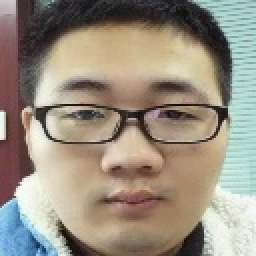
#> input picture age_gender/imgs/1.jpg, 128 x 128 px, given as the content of the folder mgs/facePicture/face_bright/face_skin/standard_images/change, which was not available (shown 2 times larger)
$ python change_light.py
#> lines starting #> are read from the running program, lines starting #| are printed output that depends on the picture
import cv2
import os
import random

def change_one(a=1):
    img = cv2.imread('D:/data/imgs/facePicture/face_bright/face_skin/youwu/16.jpg')
    cv2.imshow('original_img', img)
    rows, cols, channels = img.shape
    dst = img.copy()
    b = 0
    for i in range(rows):
        for j in range(cols):
            for c in range(3):
                color = img[i, j][c] * a + b
                dst[i, j][c] = color
                if color > 255:  # 防止像素值越界（0~255）
                    dst[i, j][c] = 255
                elif color < 0:  # 防止像素值越界（0~255）
                    dst[i, j][c] = 0

    cv2.imshow('dst', dst)
    cv2.waitKey(0)

def change_light(imgpath, a):
#> called with imgpath = '_only/1.jpg', a = 1.1
    img = cv2.imread(imgpath)
#> img is the input picture: shape (128, 128, 3); mean B, G, R 128.5, 143.1, 152.7
    rows, cols, channels = img.shape
#> rows = 128; cols = 128; channels = 3
    dst = img.copy()
    for i in range(rows):
        for j in range(cols):
            for c in range(3):
                color = img[i, j][c] * a + 0
                dst[i, j][c] = color
                if color > 255:  # 防止像素值越界（0~255）
                    dst[i, j][c] = 255
                elif color < 0:  # 防止像素值越界（0~255）
                    dst[i, j][c] = 0
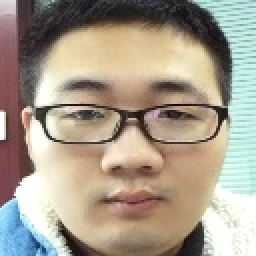
#> dst: shape (128, 128, 3) (shown 2 times larger); mean B, G, R 140.7, 156.4, 167.2
    return dst

def change_light_dir(imgdir, savedir):
    for root, dirs, files in os.walk(imgdir):
        for file in files:
            splitfile = file.split("_b")
            imgname = splitfile[0]
            hz = file.split(".")[1]
            imgpath = root + "/" + file
            ratio = random.choice([0.9, 0.8, 0.7, 1.1, 1.26, 1.38])
            result = change_light(imgpath, ratio)
            if ratio == 0.9 or ratio == 1.1:
                savename = imgname + "_b_-1_d_-1_u_-1_c_-1_r_1." + hz
            if ratio == 0.8 or ratio == 1.26:
                savename = imgname + "_b_-1_d_-1_u_-1_c_-1_r_2." + hz
            if ratio == 0.7 or ratio == 1.38:
                savename = imgname + "_b_-1_d_-1_u_-1_c_-1_r_3." + hz
            savepath = savedir + "/" + savename
            cv2.imwrite(savepath, result)

if __name__ == '__main__':
    imgd = "D:/data/imgs/facePicture/face_bright/face_skin/standard_images/change"
    saved = "D:/data/imgs/facePicture/face_bright/face_skin/standard_images/contrast2"
    change_light_dir(imgd, saved)
    # change_one(a=1.3)

$ run again, on age_gender/imgs/11.jpg
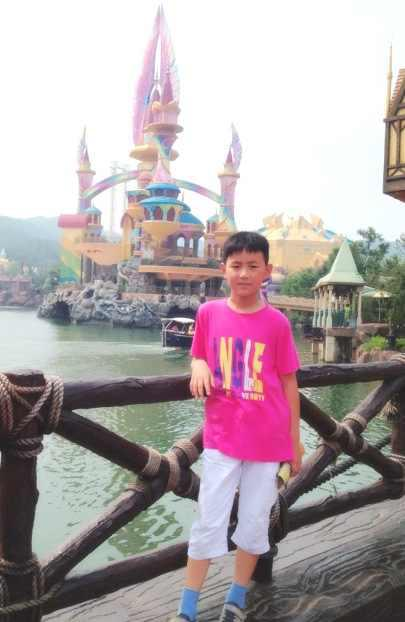
#> input picture age_gender/imgs/11.jpg, 405 x 622 px, given as the content of the folder mgs/facePicture/face_bright/face_skin/standard_images/change, which was not available
#> in change_light, img is the input picture: shape (622, 405, 3); mean B, G, R 169.5, 166.4, 178.1
#> after the loop in change_light, `for i in range(rows):`:
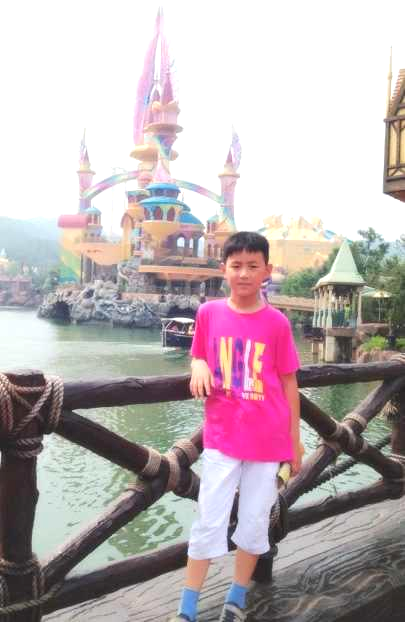
#> dst: shape (622, 405, 3); mean B, G, R 178.6, 175.2, 187.8
